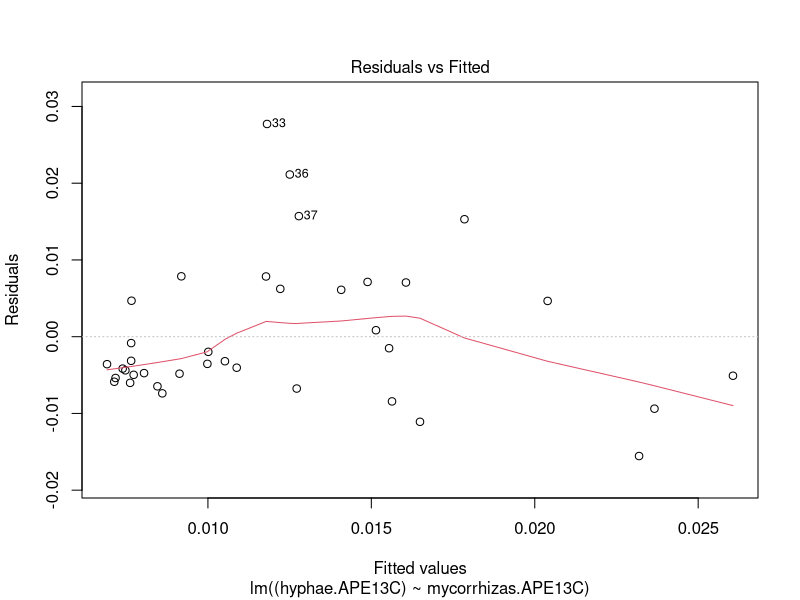
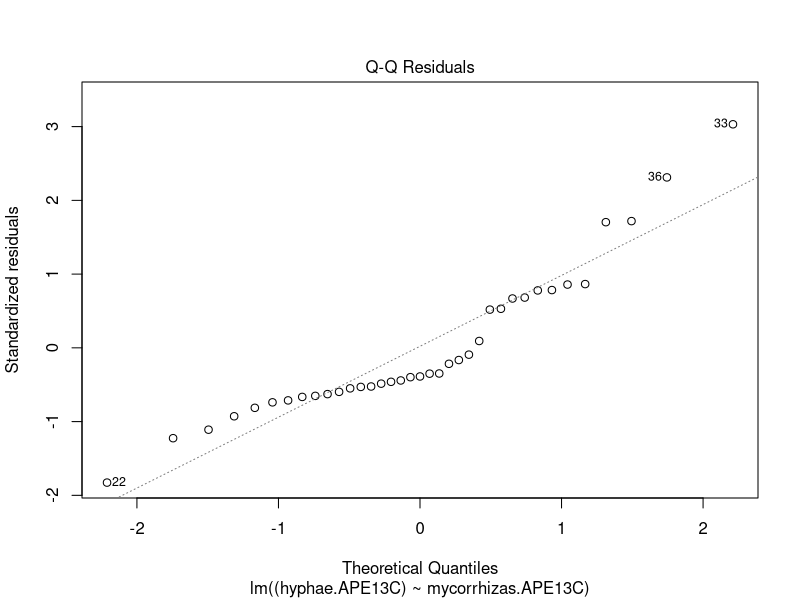
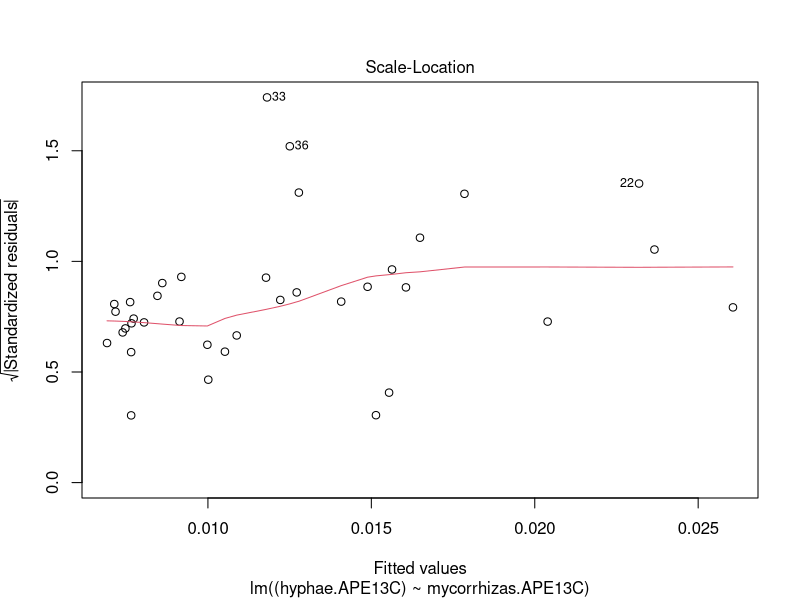
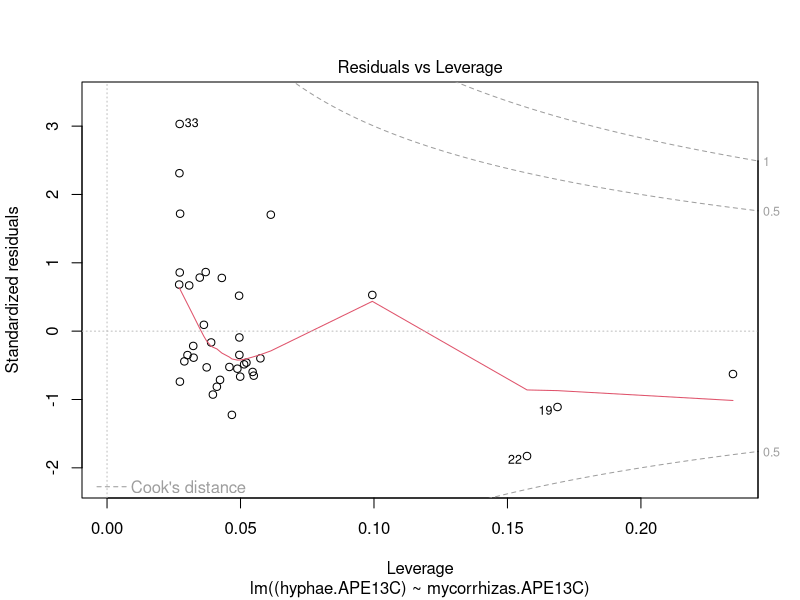

Recreate these plots in R, in order. (Note: this script raises an error after producing the figures.)
# FC - hyphal 13C tracks myco 13C

setwd("~/Documents/Fungal competition project/fungal-competition2020/")

require(tidyverse)
require(cowplot)

together = read_csv("FCdata/isotope_and_plant_metadata_with_competition_coded_clearly.csv")


#### How well did hyphal C track myco C? ####
carboninfo = subset(together, compartment_fungus != "None" &
                      compartment_fungus != "MIXED" &
                      compartment_fungus != "OTHER")

carboninfo = carboninfo[!is.na(carboninfo$hyphae.APE13C),]
carboninfo = carboninfo[!is.na(carboninfo$mycorrhizas.APE13C),]
# For any analysis involving ONLY C, it makes sense to include
# 1) carbon data from root compartments that
# didn't necessarily receive N label (20 of these, 22 labeled compartments here with hyphal C info), and
# 2) data from plants with failed splits (two of these, 40 successfully split)



justTt = subset(carboninfo, compartment_fungus == "Tt")

carboninfo_nooutlier = carboninfo[!carboninfo$hyphae.APE13C == max(carboninfo$hyphae.APE13C),] # omit outlier 6024b


hyphalCformycoC_plot = ggplot(data = carboninfo_nooutlier) +
  geom_point(aes(x = mycorrhizas.APE13C,
                 y = hyphae.APE13C, 
                 color = N_level,
                 shape =compartment_fungus)) +
  geom_smooth(method = "lm", aes(x = mycorrhizas.APE13C,
                                 y = hyphae.APE13C),
              color = "black",
              size = 0.5) +
  scale_color_manual(values = c("steelblue4", "steelblue1"),
                     name = "N level") +
  scale_shape_manual(values = c(17, 15),
                     name = "Fungus") +
  ylab(expression("Hyphal "^13*"C (atom percent excess)")) +
  xlab(expression("Mycorrhizal "^13*"C (atom percent excess)")) +
  theme(plot.margin = unit(c(1,1,1,1), "cm")) +
  geom_abline(intercept = 0, slope = 1, linetype = "dashed")

# STATS for supplement: hyphae C tracks myco C, excluding outlier  
myhyphaelm = lm((hyphae.APE13C) ~ mycorrhizas.APE13C, data = carboninfo_nooutlier)
plot(myhyphaelm)
summary(myhyphaelm)

save_plot("plots/Regression_hyphal_C_for_myco_C.pdf", 
          hyphalCformycoC_plot,
          ncol = 1,
          base_aspect_ratio = 1.4)

# Doing this with just Tt yields almost exactly the same result.

# INCLUDING OUTLIER

hyphalCformycoC_plot_withoutlier = ggplot(data = carboninfo) +
  geom_point(aes(x = mycorrhizas.APE13C,
                 y = hyphae.APE13C, 
                 color = N_level,
                 shape =compartment_fungus)) +
  geom_smooth(method = "lm", aes(x = mycorrhizas.APE13C,
                                 y = hyphae.APE13C),
              color = "black",
              size = 0.5) +
  scale_color_manual(values = c("steelblue4", "steelblue1"),
                     name = "N level") +
  scale_shape_manual(values = c(17, 15),
                     name = "Fungus") +
  ylab(expression("Hyphal "^13*"C (atom percent excess)")) +
  xlab(expression("Mycorrhizal "^13*"C (atom percent excess)")) +
  theme(plot.margin = unit(c(1,1,1,1), "cm")) +
  geom_abline(intercept = 0, slope = 1, linetype = "dashed")


myhyphaelm_withoutlier = lm((hyphae.APE13C) ~ mycorrhizas.APE13C, data = carboninfo)
plot(myhyphaelm_withoutlier)
summary(myhyphaelm_withoutlier)

save_plot("plots/Regression_hyphal_C_for_myco_C_with_outlier.pdf", 
          hyphalCformycoC_plot_withoutlier,
          ncol = 1,
          base_aspect_ratio = 1.4)
